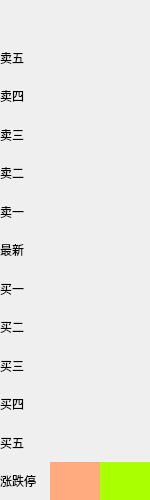
<?xml version="1.0" encoding="UTF-8"?>
<ui version="4.0">
 <class>GuiMarket</class>
 <widget class="QWidget" name="GuiMarket">
  <property name="enabled">
   <bool>true</bool>
  </property>
  <property name="geometry">
   <rect>
    <x>0</x>
    <y>0</y>
    <width>150</width>
    <height>500</height>
   </rect>
  </property>
  <property name="maximumSize">
   <size>
    <width>150</width>
    <height>500</height>
   </size>
  </property>
  <property name="windowTitle">
   <string>Form</string>
  </property>
  <layout class="QGridLayout" name="gridLayout">
   <property name="leftMargin">
    <number>0</number>
   </property>
   <property name="topMargin">
    <number>0</number>
   </property>
   <property name="rightMargin">
    <number>0</number>
   </property>
   <property name="bottomMargin">
    <number>0</number>
   </property>
   <property name="spacing">
    <number>0</number>
   </property>
   <item row="4" column="0">
    <widget class="QLabel" name="ask3">
     <property name="enabled">
      <bool>true</bool>
     </property>
     <property name="text">
      <string>卖三</string>
     </property>
    </widget>
   </item>
   <item row="10" column="2">
    <widget class="QLabel" name="bid_q2">
     <property name="styleSheet">
      <string notr="true">color: rgb(0, 0, 0);</string>
     </property>
     <property name="text">
      <string/>
     </property>
    </widget>
   </item>
   <item row="9" column="1">
    <widget class="QLabel" name="bid_p1">
     <property name="styleSheet">
      <string notr="true">color: rgb(0, 170, 0);</string>
     </property>
     <property name="text">
      <string/>
     </property>
    </widget>
   </item>
   <item row="7" column="2">
    <widget class="QLabel" name="ask_q1">
     <property name="styleSheet">
      <string notr="true">color: rgb(0, 0, 0);</string>
     </property>
     <property name="text">
      <string/>
     </property>
    </widget>
   </item>
   <item row="3" column="2">
    <widget class="QLabel" name="ask_q4">
     <property name="styleSheet">
      <string notr="true">color: rgb(0, 0, 0);</string>
     </property>
     <property name="text">
      <string/>
     </property>
    </widget>
   </item>
   <item row="0" column="0">
    <widget class="QLabel" name="stockCode">
     <property name="text">
      <string/>
     </property>
    </widget>
   </item>
   <item row="5" column="2">
    <widget class="QLabel" name="ask_q2">
     <property name="styleSheet">
      <string notr="true">color: rgb(0, 0, 0);</string>
     </property>
     <property name="text">
      <string/>
     </property>
    </widget>
   </item>
   <item row="2" column="2">
    <widget class="QLabel" name="ask_q5">
     <property name="styleSheet">
      <string notr="true">color: rgb(0, 0, 0);</string>
     </property>
     <property name="text">
      <string/>
     </property>
    </widget>
   </item>
   <item row="2" column="0">
    <widget class="QLabel" name="ask5">
     <property name="enabled">
      <bool>true</bool>
     </property>
     <property name="maximumSize">
      <size>
       <width>16777215</width>
       <height>16777215</height>
      </size>
     </property>
     <property name="text">
      <string>卖五</string>
     </property>
    </widget>
   </item>
   <item row="13" column="1">
    <widget class="QLabel" name="bid_p5">
     <property name="styleSheet">
      <string notr="true">color: rgb(0, 170, 0);</string>
     </property>
     <property name="text">
      <string/>
     </property>
    </widget>
   </item>
   <item row="10" column="1">
    <widget class="QLabel" name="bid_p2">
     <property name="styleSheet">
      <string notr="true">color: rgb(0, 170, 0);</string>
     </property>
     <property name="text">
      <string/>
     </property>
    </widget>
   </item>
   <item row="3" column="0">
    <widget class="QLabel" name="ask4">
     <property name="enabled">
      <bool>true</bool>
     </property>
     <property name="text">
      <string>卖四</string>
     </property>
    </widget>
   </item>
   <item row="10" column="0">
    <widget class="QLabel" name="bid2">
     <property name="enabled">
      <bool>true</bool>
     </property>
     <property name="text">
      <string>买二</string>
     </property>
    </widget>
   </item>
   <item row="13" column="0">
    <widget class="QLabel" name="bid5">
     <property name="enabled">
      <bool>true</bool>
     </property>
     <property name="text">
      <string>买五</string>
     </property>
    </widget>
   </item>
   <item row="4" column="1">
    <widget class="QLabel" name="ask_p3">
     <property name="styleSheet">
      <string notr="true">color: rgb(255, 0, 0);</string>
     </property>
     <property name="text">
      <string/>
     </property>
    </widget>
   </item>
   <item row="11" column="0">
    <widget class="QLabel" name="bid3">
     <property name="enabled">
      <bool>true</bool>
     </property>
     <property name="text">
      <string>买三</string>
     </property>
    </widget>
   </item>
   <item row="11" column="2">
    <widget class="QLabel" name="bid_q3">
     <property name="styleSheet">
      <string notr="true">color: rgb(0, 0, 0);</string>
     </property>
     <property name="text">
      <string/>
     </property>
    </widget>
   </item>
   <item row="7" column="0">
    <widget class="QLabel" name="ask1">
     <property name="enabled">
      <bool>true</bool>
     </property>
     <property name="text">
      <string>卖一</string>
     </property>
    </widget>
   </item>
   <item row="9" column="0">
    <widget class="QLabel" name="bid1">
     <property name="enabled">
      <bool>true</bool>
     </property>
     <property name="text">
      <string>买一</string>
     </property>
    </widget>
   </item>
   <item row="9" column="2">
    <widget class="QLabel" name="bid_q1">
     <property name="styleSheet">
      <string notr="true">color: rgb(0, 0, 0);</string>
     </property>
     <property name="text">
      <string/>
     </property>
    </widget>
   </item>
   <item row="5" column="1">
    <widget class="QLabel" name="ask_p2">
     <property name="styleSheet">
      <string notr="true">color: rgb(255, 0, 0);</string>
     </property>
     <property name="text">
      <string/>
     </property>
    </widget>
   </item>
   <item row="2" column="1">
    <widget class="QLabel" name="ask_p5">
     <property name="styleSheet">
      <string notr="true">color: rgb(255, 0, 0);</string>
     </property>
     <property name="text">
      <string/>
     </property>
    </widget>
   </item>
   <item row="12" column="2">
    <widget class="QLabel" name="bid_q4">
     <property name="styleSheet">
      <string notr="true">color: rgb(0, 0, 0);</string>
     </property>
     <property name="text">
      <string/>
     </property>
    </widget>
   </item>
   <item row="5" column="0">
    <widget class="QLabel" name="ask2">
     <property name="enabled">
      <bool>true</bool>
     </property>
     <property name="text">
      <string>卖二</string>
     </property>
    </widget>
   </item>
   <item row="12" column="1">
    <widget class="QLabel" name="bid_p4">
     <property name="styleSheet">
      <string notr="true">color: rgb(0, 170, 0);</string>
     </property>
     <property name="text">
      <string/>
     </property>
    </widget>
   </item>
   <item row="3" column="1">
    <widget class="QLabel" name="ask_p4">
     <property name="styleSheet">
      <string notr="true">color: rgb(255, 0, 0);</string>
     </property>
     <property name="text">
      <string/>
     </property>
    </widget>
   </item>
   <item row="7" column="1">
    <widget class="QLabel" name="ask_p1">
     <property name="styleSheet">
      <string notr="true">color: rgb(255, 0, 0);</string>
     </property>
     <property name="text">
      <string/>
     </property>
    </widget>
   </item>
   <item row="8" column="2">
    <widget class="QLabel" name="lastChangePct">
     <property name="text">
      <string/>
     </property>
    </widget>
   </item>
   <item row="13" column="2">
    <widget class="QLabel" name="bid_q5">
     <property name="styleSheet">
      <string notr="true">color: rgb(0, 0, 0);</string>
     </property>
     <property name="text">
      <string/>
     </property>
    </widget>
   </item>
   <item row="4" column="2">
    <widget class="QLabel" name="ask_q3">
     <property name="styleSheet">
      <string notr="true">color: rgb(0, 0, 0);</string>
     </property>
     <property name="text">
      <string/>
     </property>
    </widget>
   </item>
   <item row="8" column="0">
    <widget class="QLabel" name="lastPriceName">
     <property name="enabled">
      <bool>true</bool>
     </property>
     <property name="text">
      <string>最新</string>
     </property>
    </widget>
   </item>
   <item row="12" column="0">
    <widget class="QLabel" name="bid4">
     <property name="enabled">
      <bool>true</bool>
     </property>
     <property name="text">
      <string>买四</string>
     </property>
    </widget>
   </item>
   <item row="11" column="1">
    <widget class="QLabel" name="bid_p3">
     <property name="styleSheet">
      <string notr="true">color: rgb(0, 170, 0);</string>
     </property>
     <property name="text">
      <string/>
     </property>
    </widget>
   </item>
   <item row="8" column="1">
    <widget class="QLabel" name="lastPrice">
     <property name="text">
      <string/>
     </property>
    </widget>
   </item>
   <item row="14" column="0">
    <widget class="QLabel" name="ceilingPriceName">
     <property name="enabled">
      <bool>true</bool>
     </property>
     <property name="text">
      <string>涨跌停</string>
     </property>
    </widget>
   </item>
   <item row="14" column="1">
    <widget class="QLabel" name="upperBoundPrice">
     <property name="styleSheet">
      <string notr="true">background-color: rgb(255, 170, 127);
color: rgb(0, 0, 0);</string>
     </property>
     <property name="text">
      <string/>
     </property>
    </widget>
   </item>
   <item row="14" column="2">
    <widget class="QLabel" name="lowerBoundPrice">
     <property name="styleSheet">
      <string notr="true">background-color: rgb(170, 255, 0);
color: rgb(0, 0, 0);</string>
     </property>
     <property name="text">
      <string/>
     </property>
    </widget>
   </item>
   <item row="0" column="1">
    <widget class="QLabel" name="stockName">
     <property name="text">
      <string/>
     </property>
    </widget>
   </item>
  </layout>
 </widget>
 <resources/>
 <connections/>
</ui>
